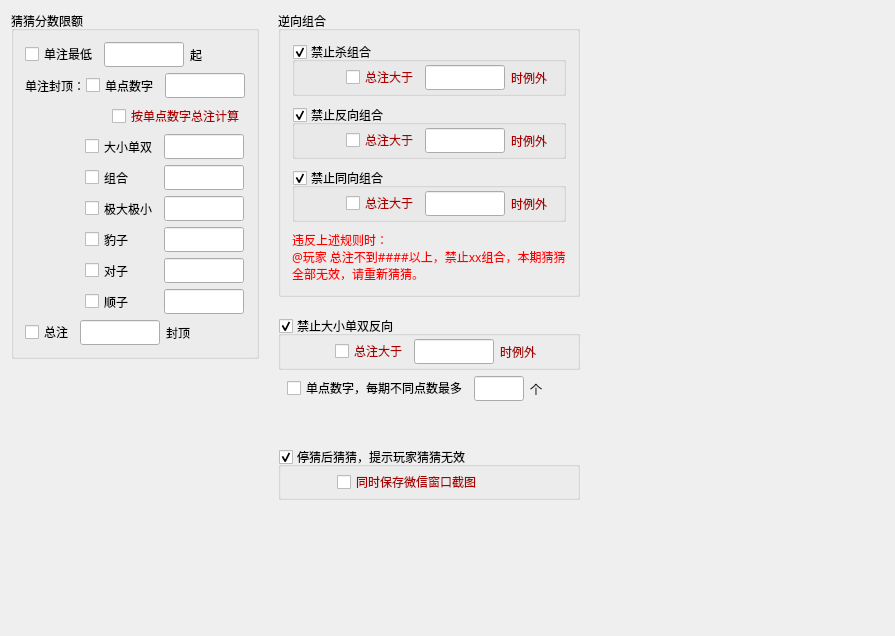
<?xml version="1.0" encoding="UTF-8"?>
<ui version="4.0">
 <class>GameRuleWidget</class>
 <widget class="QWidget" name="GameRuleWidget">
  <property name="geometry">
   <rect>
    <x>0</x>
    <y>0</y>
    <width>895</width>
    <height>636</height>
   </rect>
  </property>
  <property name="windowTitle">
   <string>游戏规则</string>
  </property>
  <layout class="QHBoxLayout" name="horizontalLayout_8">
   <item>
    <layout class="QVBoxLayout" name="verticalLayout_8">
     <item>
      <widget class="QGroupBox" name="groupBox">
       <property name="sizePolicy">
        <sizepolicy hsizetype="Fixed" vsizetype="Preferred">
         <horstretch>0</horstretch>
         <verstretch>0</verstretch>
        </sizepolicy>
       </property>
       <property name="maximumSize">
        <size>
         <width>300</width>
         <height>16777215</height>
        </size>
       </property>
       <property name="title">
        <string>猜猜分数限额</string>
       </property>
       <layout class="QVBoxLayout" name="verticalLayout_7">
        <item>
         <layout class="QHBoxLayout" name="horizontalLayout">
          <item>
           <widget class="QCheckBox" name="cbMinAllQuota">
            <property name="text">
             <string>单注最低</string>
            </property>
           </widget>
          </item>
          <item>
           <widget class="QLineEdit" name="ledtMinAllQuota">
            <property name="sizePolicy">
             <sizepolicy hsizetype="Fixed" vsizetype="Preferred">
              <horstretch>0</horstretch>
              <verstretch>0</verstretch>
             </sizepolicy>
            </property>
            <property name="maximumSize">
             <size>
              <width>80</width>
              <height>16777215</height>
             </size>
            </property>
            <property name="font">
             <font>
              <family>微软雅黑</family>
             </font>
            </property>
            <property name="styleSheet">
             <string notr="true">color: rgb(0, 0, 255);</string>
            </property>
            <property name="alignment">
             <set>Qt::AlignCenter</set>
            </property>
           </widget>
          </item>
          <item>
           <widget class="QLabel" name="label_2">
            <property name="text">
             <string>起</string>
            </property>
           </widget>
          </item>
          <item>
           <spacer name="horizontalSpacer_11">
            <property name="orientation">
             <enum>Qt::Horizontal</enum>
            </property>
            <property name="sizeHint" stdset="0">
             <size>
              <width>10</width>
              <height>20</height>
             </size>
            </property>
           </spacer>
          </item>
         </layout>
        </item>
        <item>
         <layout class="QVBoxLayout" name="verticalLayout_3">
          <item>
           <layout class="QHBoxLayout" name="horizontalLayout_2">
            <item>
             <widget class="QLabel" name="label_5">
              <property name="sizePolicy">
               <sizepolicy hsizetype="Fixed" vsizetype="Preferred">
                <horstretch>0</horstretch>
                <verstretch>0</verstretch>
               </sizepolicy>
              </property>
              <property name="maximumSize">
               <size>
                <width>55</width>
                <height>16777215</height>
               </size>
              </property>
              <property name="text">
               <string>单注封顶：</string>
              </property>
             </widget>
            </item>
            <item>
             <widget class="QCheckBox" name="cbMaxSDQuota">
              <property name="sizePolicy">
               <sizepolicy hsizetype="Fixed" vsizetype="Preferred">
                <horstretch>0</horstretch>
                <verstretch>0</verstretch>
               </sizepolicy>
              </property>
              <property name="text">
               <string>单点数字</string>
              </property>
             </widget>
            </item>
            <item>
             <widget class="QLineEdit" name="ledtMaxSDQuota">
              <property name="sizePolicy">
               <sizepolicy hsizetype="Fixed" vsizetype="Preferred">
                <horstretch>0</horstretch>
                <verstretch>0</verstretch>
               </sizepolicy>
              </property>
              <property name="maximumSize">
               <size>
                <width>80</width>
                <height>16777215</height>
               </size>
              </property>
              <property name="font">
               <font>
                <family>微软雅黑</family>
               </font>
              </property>
              <property name="styleSheet">
               <string notr="true">color: rgb(0, 0, 255);</string>
              </property>
              <property name="alignment">
               <set>Qt::AlignCenter</set>
              </property>
             </widget>
            </item>
            <item>
             <spacer name="horizontalSpacer_10">
              <property name="orientation">
               <enum>Qt::Horizontal</enum>
              </property>
              <property name="sizeHint" stdset="0">
               <size>
                <width>0</width>
                <height>20</height>
               </size>
              </property>
             </spacer>
            </item>
           </layout>
          </item>
          <item>
           <layout class="QHBoxLayout" name="horizontalLayout_3">
            <item>
             <spacer name="horizontalSpacer">
              <property name="orientation">
               <enum>Qt::Horizontal</enum>
              </property>
              <property name="sizeType">
               <enum>QSizePolicy::Expanding</enum>
              </property>
              <property name="sizeHint" stdset="0">
               <size>
                <width>20</width>
                <height>20</height>
               </size>
              </property>
             </spacer>
            </item>
            <item>
             <widget class="QCheckBox" name="cbUseSDGross">
              <property name="sizePolicy">
               <sizepolicy hsizetype="Fixed" vsizetype="Fixed">
                <horstretch>0</horstretch>
                <verstretch>0</verstretch>
               </sizepolicy>
              </property>
              <property name="styleSheet">
               <string notr="true">color: rgb(170, 0, 0);</string>
              </property>
              <property name="text">
               <string>按单点数字总注计算</string>
              </property>
             </widget>
            </item>
           </layout>
          </item>
         </layout>
        </item>
        <item>
         <layout class="QHBoxLayout" name="horizontalLayout_6">
          <item>
           <spacer name="horizontalSpacer_2">
            <property name="orientation">
             <enum>Qt::Horizontal</enum>
            </property>
            <property name="sizeType">
             <enum>QSizePolicy::Fixed</enum>
            </property>
            <property name="sizeHint" stdset="0">
             <size>
              <width>60</width>
              <height>20</height>
             </size>
            </property>
           </spacer>
          </item>
          <item>
           <layout class="QHBoxLayout" name="horizontalLayout_5">
            <item>
             <layout class="QVBoxLayout" name="verticalLayout_2">
              <property name="sizeConstraint">
               <enum>QLayout::SetNoConstraint</enum>
              </property>
              <item>
               <widget class="QCheckBox" name="cbMaxBSOEQuota">
                <property name="sizePolicy">
                 <sizepolicy hsizetype="Fixed" vsizetype="Preferred">
                  <horstretch>0</horstretch>
                  <verstretch>0</verstretch>
                 </sizepolicy>
                </property>
                <property name="text">
                 <string>大小单双</string>
                </property>
               </widget>
              </item>
              <item>
               <widget class="QCheckBox" name="cbMaxGrpQuota">
                <property name="sizePolicy">
                 <sizepolicy hsizetype="Fixed" vsizetype="Preferred">
                  <horstretch>0</horstretch>
                  <verstretch>0</verstretch>
                 </sizepolicy>
                </property>
                <property name="text">
                 <string>组合</string>
                </property>
               </widget>
              </item>
              <item>
               <widget class="QCheckBox" name="cbMaxMMQuota">
                <property name="sizePolicy">
                 <sizepolicy hsizetype="Fixed" vsizetype="Preferred">
                  <horstretch>0</horstretch>
                  <verstretch>0</verstretch>
                 </sizepolicy>
                </property>
                <property name="text">
                 <string>极大极小</string>
                </property>
               </widget>
              </item>
              <item>
               <widget class="QCheckBox" name="cbMax3SameQuota">
                <property name="sizePolicy">
                 <sizepolicy hsizetype="Fixed" vsizetype="Preferred">
                  <horstretch>0</horstretch>
                  <verstretch>0</verstretch>
                 </sizepolicy>
                </property>
                <property name="text">
                 <string>豹子</string>
                </property>
               </widget>
              </item>
              <item>
               <widget class="QCheckBox" name="cbMax2SameQuota">
                <property name="sizePolicy">
                 <sizepolicy hsizetype="Fixed" vsizetype="Preferred">
                  <horstretch>0</horstretch>
                  <verstretch>0</verstretch>
                 </sizepolicy>
                </property>
                <property name="text">
                 <string>对子</string>
                </property>
               </widget>
              </item>
              <item>
               <widget class="QCheckBox" name="cbMaxContQuota">
                <property name="sizePolicy">
                 <sizepolicy hsizetype="Fixed" vsizetype="Preferred">
                  <horstretch>0</horstretch>
                  <verstretch>0</verstretch>
                 </sizepolicy>
                </property>
                <property name="text">
                 <string>顺子</string>
                </property>
               </widget>
              </item>
             </layout>
            </item>
            <item>
             <layout class="QVBoxLayout" name="verticalLayout">
              <property name="sizeConstraint">
               <enum>QLayout::SetFixedSize</enum>
              </property>
              <item>
               <widget class="QLineEdit" name="ledtMaxBSOEQuota">
                <property name="sizePolicy">
                 <sizepolicy hsizetype="Fixed" vsizetype="Preferred">
                  <horstretch>0</horstretch>
                  <verstretch>0</verstretch>
                 </sizepolicy>
                </property>
                <property name="maximumSize">
                 <size>
                  <width>80</width>
                  <height>16777215</height>
                 </size>
                </property>
                <property name="font">
                 <font>
                  <family>微软雅黑</family>
                 </font>
                </property>
                <property name="styleSheet">
                 <string notr="true">color: rgb(0, 0, 255);</string>
                </property>
                <property name="alignment">
                 <set>Qt::AlignCenter</set>
                </property>
               </widget>
              </item>
              <item>
               <widget class="QLineEdit" name="ledtMaxGrpQuota">
                <property name="sizePolicy">
                 <sizepolicy hsizetype="Fixed" vsizetype="Preferred">
                  <horstretch>0</horstretch>
                  <verstretch>0</verstretch>
                 </sizepolicy>
                </property>
                <property name="maximumSize">
                 <size>
                  <width>80</width>
                  <height>16777215</height>
                 </size>
                </property>
                <property name="font">
                 <font>
                  <family>微软雅黑</family>
                 </font>
                </property>
                <property name="styleSheet">
                 <string notr="true">color: rgb(0, 0, 255);</string>
                </property>
                <property name="alignment">
                 <set>Qt::AlignCenter</set>
                </property>
               </widget>
              </item>
              <item>
               <widget class="QLineEdit" name="ledtMaxMMQuota">
                <property name="sizePolicy">
                 <sizepolicy hsizetype="Fixed" vsizetype="Preferred">
                  <horstretch>0</horstretch>
                  <verstretch>0</verstretch>
                 </sizepolicy>
                </property>
                <property name="maximumSize">
                 <size>
                  <width>80</width>
                  <height>16777215</height>
                 </size>
                </property>
                <property name="font">
                 <font>
                  <family>微软雅黑</family>
                 </font>
                </property>
                <property name="styleSheet">
                 <string notr="true">color: rgb(0, 0, 255);</string>
                </property>
                <property name="alignment">
                 <set>Qt::AlignCenter</set>
                </property>
               </widget>
              </item>
              <item>
               <widget class="QLineEdit" name="ledtMax3SameQuota">
                <property name="sizePolicy">
                 <sizepolicy hsizetype="Fixed" vsizetype="Preferred">
                  <horstretch>0</horstretch>
                  <verstretch>0</verstretch>
                 </sizepolicy>
                </property>
                <property name="maximumSize">
                 <size>
                  <width>80</width>
                  <height>16777215</height>
                 </size>
                </property>
                <property name="font">
                 <font>
                  <family>微软雅黑</family>
                 </font>
                </property>
                <property name="styleSheet">
                 <string notr="true">color: rgb(0, 0, 255);</string>
                </property>
                <property name="alignment">
                 <set>Qt::AlignCenter</set>
                </property>
               </widget>
              </item>
              <item>
               <widget class="QLineEdit" name="ledtMax2SameQuota">
                <property name="sizePolicy">
                 <sizepolicy hsizetype="Fixed" vsizetype="Preferred">
                  <horstretch>0</horstretch>
                  <verstretch>0</verstretch>
                 </sizepolicy>
                </property>
                <property name="maximumSize">
                 <size>
                  <width>80</width>
                  <height>16777215</height>
                 </size>
                </property>
                <property name="font">
                 <font>
                  <family>微软雅黑</family>
                 </font>
                </property>
                <property name="styleSheet">
                 <string notr="true">color: rgb(0, 0, 255);</string>
                </property>
                <property name="alignment">
                 <set>Qt::AlignCenter</set>
                </property>
               </widget>
              </item>
              <item>
               <widget class="QLineEdit" name="ledtMaxContQuota">
                <property name="sizePolicy">
                 <sizepolicy hsizetype="Fixed" vsizetype="Preferred">
                  <horstretch>0</horstretch>
                  <verstretch>0</verstretch>
                 </sizepolicy>
                </property>
                <property name="maximumSize">
                 <size>
                  <width>80</width>
                  <height>16777215</height>
                 </size>
                </property>
                <property name="font">
                 <font>
                  <family>微软雅黑</family>
                 </font>
                </property>
                <property name="styleSheet">
                 <string notr="true">color: rgb(0, 0, 255);</string>
                </property>
                <property name="alignment">
                 <set>Qt::AlignCenter</set>
                </property>
               </widget>
              </item>
             </layout>
            </item>
           </layout>
          </item>
         </layout>
        </item>
        <item>
         <layout class="QHBoxLayout" name="horizontalLayout_4">
          <item>
           <widget class="QCheckBox" name="cbMaxAllQuota">
            <property name="text">
             <string>总注</string>
            </property>
           </widget>
          </item>
          <item>
           <widget class="QLineEdit" name="ledtMaxAllQuota">
            <property name="sizePolicy">
             <sizepolicy hsizetype="Fixed" vsizetype="Preferred">
              <horstretch>0</horstretch>
              <verstretch>0</verstretch>
             </sizepolicy>
            </property>
            <property name="maximumSize">
             <size>
              <width>80</width>
              <height>16777215</height>
             </size>
            </property>
            <property name="font">
             <font>
              <family>微软雅黑</family>
             </font>
            </property>
            <property name="styleSheet">
             <string notr="true">color: rgb(0, 0, 255);</string>
            </property>
            <property name="alignment">
             <set>Qt::AlignCenter</set>
            </property>
           </widget>
          </item>
          <item>
           <widget class="QLabel" name="label">
            <property name="text">
             <string>封顶</string>
            </property>
           </widget>
          </item>
          <item>
           <spacer name="horizontalSpacer_9">
            <property name="orientation">
             <enum>Qt::Horizontal</enum>
            </property>
            <property name="sizeHint" stdset="0">
             <size>
              <width>20</width>
              <height>20</height>
             </size>
            </property>
           </spacer>
          </item>
         </layout>
        </item>
       </layout>
      </widget>
     </item>
     <item>
      <spacer name="verticalSpacer_2">
       <property name="orientation">
        <enum>Qt::Vertical</enum>
       </property>
       <property name="sizeHint" stdset="0">
        <size>
         <width>20</width>
         <height>40</height>
        </size>
       </property>
      </spacer>
     </item>
    </layout>
   </item>
   <item>
    <spacer name="horizontalSpacer_13">
     <property name="orientation">
      <enum>Qt::Horizontal</enum>
     </property>
     <property name="sizeType">
      <enum>QSizePolicy::Fixed</enum>
     </property>
     <property name="sizeHint" stdset="0">
      <size>
       <width>13</width>
       <height>20</height>
      </size>
     </property>
    </spacer>
   </item>
   <item>
    <layout class="QVBoxLayout" name="verticalLayout_5">
     <item>
      <widget class="QGroupBox" name="groupBox_2">
       <property name="title">
        <string>逆向组合</string>
       </property>
       <layout class="QVBoxLayout" name="verticalLayout_4">
        <property name="spacing">
         <number>9</number>
        </property>
        <item>
         <widget class="QGroupBox" name="gbKillGrpForbid">
          <property name="title">
           <string>禁止杀组合</string>
          </property>
          <property name="flat">
           <bool>false</bool>
          </property>
          <property name="checkable">
           <bool>true</bool>
          </property>
          <layout class="QHBoxLayout" name="horizontalLayout_12">
           <property name="topMargin">
            <number>3</number>
           </property>
           <property name="bottomMargin">
            <number>3</number>
           </property>
           <item>
            <spacer name="horizontalSpacer_5">
             <property name="orientation">
              <enum>Qt::Horizontal</enum>
             </property>
             <property name="sizeType">
              <enum>QSizePolicy::Fixed</enum>
             </property>
             <property name="sizeHint" stdset="0">
              <size>
               <width>40</width>
               <height>20</height>
              </size>
             </property>
            </spacer>
           </item>
           <item>
            <widget class="QCheckBox" name="cbKillGrpForbid">
             <property name="styleSheet">
              <string notr="true">color: rgb(170, 0, 0);</string>
             </property>
             <property name="text">
              <string>总注大于</string>
             </property>
            </widget>
           </item>
           <item>
            <widget class="QLineEdit" name="ledtKillGrpForbid">
             <property name="sizePolicy">
              <sizepolicy hsizetype="Fixed" vsizetype="Preferred">
               <horstretch>0</horstretch>
               <verstretch>0</verstretch>
              </sizepolicy>
             </property>
             <property name="maximumSize">
              <size>
               <width>80</width>
               <height>16777215</height>
              </size>
             </property>
             <property name="font">
              <font>
               <family>微软雅黑</family>
              </font>
             </property>
             <property name="styleSheet">
              <string notr="true">color: rgb(0, 0, 255);</string>
             </property>
             <property name="alignment">
              <set>Qt::AlignCenter</set>
             </property>
            </widget>
           </item>
           <item>
            <widget class="QLabel" name="label_6">
             <property name="styleSheet">
              <string notr="true">color: rgb(170, 0, 0);</string>
             </property>
             <property name="text">
              <string>时例外</string>
             </property>
            </widget>
           </item>
          </layout>
         </widget>
        </item>
        <item>
         <widget class="QGroupBox" name="gbReverseGrpForbid">
          <property name="title">
           <string>禁止反向组合</string>
          </property>
          <property name="checkable">
           <bool>true</bool>
          </property>
          <layout class="QHBoxLayout" name="horizontalLayout_13">
           <property name="topMargin">
            <number>3</number>
           </property>
           <property name="bottomMargin">
            <number>3</number>
           </property>
           <item>
            <spacer name="horizontalSpacer_6">
             <property name="orientation">
              <enum>Qt::Horizontal</enum>
             </property>
             <property name="sizeType">
              <enum>QSizePolicy::Fixed</enum>
             </property>
             <property name="sizeHint" stdset="0">
              <size>
               <width>40</width>
               <height>20</height>
              </size>
             </property>
            </spacer>
           </item>
           <item>
            <widget class="QCheckBox" name="cbReverseGrpForbid">
             <property name="styleSheet">
              <string notr="true">color: rgb(170, 0, 0);</string>
             </property>
             <property name="text">
              <string>总注大于</string>
             </property>
            </widget>
           </item>
           <item>
            <widget class="QLineEdit" name="ledtReverseGrpForbid">
             <property name="sizePolicy">
              <sizepolicy hsizetype="Fixed" vsizetype="Preferred">
               <horstretch>0</horstretch>
               <verstretch>0</verstretch>
              </sizepolicy>
             </property>
             <property name="maximumSize">
              <size>
               <width>80</width>
               <height>16777215</height>
              </size>
             </property>
             <property name="font">
              <font>
               <family>微软雅黑</family>
              </font>
             </property>
             <property name="styleSheet">
              <string notr="true">color: rgb(0, 0, 255);</string>
             </property>
             <property name="alignment">
              <set>Qt::AlignCenter</set>
             </property>
            </widget>
           </item>
           <item>
            <widget class="QLabel" name="label_7">
             <property name="styleSheet">
              <string notr="true">color: rgb(170, 0, 0);</string>
             </property>
             <property name="text">
              <string>时例外</string>
             </property>
            </widget>
           </item>
          </layout>
         </widget>
        </item>
        <item>
         <widget class="QGroupBox" name="gbSyntropyGrpForbid">
          <property name="title">
           <string>禁止同向组合</string>
          </property>
          <property name="checkable">
           <bool>true</bool>
          </property>
          <layout class="QHBoxLayout" name="horizontalLayout_14">
           <property name="topMargin">
            <number>3</number>
           </property>
           <property name="bottomMargin">
            <number>3</number>
           </property>
           <item>
            <spacer name="horizontalSpacer_7">
             <property name="orientation">
              <enum>Qt::Horizontal</enum>
             </property>
             <property name="sizeType">
              <enum>QSizePolicy::Fixed</enum>
             </property>
             <property name="sizeHint" stdset="0">
              <size>
               <width>40</width>
               <height>20</height>
              </size>
             </property>
            </spacer>
           </item>
           <item>
            <widget class="QCheckBox" name="cbSyntropyGrpForbid">
             <property name="styleSheet">
              <string notr="true">color: rgb(170, 0, 0);</string>
             </property>
             <property name="text">
              <string>总注大于</string>
             </property>
            </widget>
           </item>
           <item>
            <widget class="QLineEdit" name="ledtSyntropyGrpForbid">
             <property name="sizePolicy">
              <sizepolicy hsizetype="Fixed" vsizetype="Preferred">
               <horstretch>0</horstretch>
               <verstretch>0</verstretch>
              </sizepolicy>
             </property>
             <property name="maximumSize">
              <size>
               <width>80</width>
               <height>16777215</height>
              </size>
             </property>
             <property name="font">
              <font>
               <family>微软雅黑</family>
              </font>
             </property>
             <property name="styleSheet">
              <string notr="true">color: rgb(0, 0, 255);</string>
             </property>
             <property name="alignment">
              <set>Qt::AlignCenter</set>
             </property>
            </widget>
           </item>
           <item>
            <widget class="QLabel" name="label_8">
             <property name="styleSheet">
              <string notr="true">color: rgb(170, 0, 0);</string>
             </property>
             <property name="text">
              <string>时例外</string>
             </property>
            </widget>
           </item>
          </layout>
         </widget>
        </item>
        <item>
         <widget class="QLabel" name="label_3">
          <property name="font">
           <font>
            <family>微软雅黑</family>
            <weight>50</weight>
            <bold>false</bold>
           </font>
          </property>
          <property name="styleSheet">
           <string notr="true">color: rgb(255, 0, 0);</string>
          </property>
          <property name="text">
           <string>违反上述规则时：
@玩家 总注不到####以上，禁止xx组合，本期猜猜全部无效，请重新猜猜。</string>
          </property>
          <property name="wordWrap">
           <bool>true</bool>
          </property>
         </widget>
        </item>
       </layout>
      </widget>
     </item>
     <item>
      <spacer name="verticalSpacer">
       <property name="orientation">
        <enum>Qt::Vertical</enum>
       </property>
       <property name="sizeType">
        <enum>QSizePolicy::Fixed</enum>
       </property>
       <property name="sizeHint" stdset="0">
        <size>
         <width>20</width>
         <height>13</height>
        </size>
       </property>
      </spacer>
     </item>
     <item>
      <widget class="QGroupBox" name="gbBSOEGrpForbid">
       <property name="title">
        <string>禁止大小单双反向</string>
       </property>
       <property name="checkable">
        <bool>true</bool>
       </property>
       <layout class="QHBoxLayout" name="horizontalLayout_15">
        <property name="leftMargin">
         <number>9</number>
        </property>
        <property name="topMargin">
         <number>3</number>
        </property>
        <property name="bottomMargin">
         <number>3</number>
        </property>
        <item>
         <spacer name="horizontalSpacer_4">
          <property name="orientation">
           <enum>Qt::Horizontal</enum>
          </property>
          <property name="sizeType">
           <enum>QSizePolicy::Fixed</enum>
          </property>
          <property name="sizeHint" stdset="0">
           <size>
            <width>45</width>
            <height>20</height>
           </size>
          </property>
         </spacer>
        </item>
        <item>
         <widget class="QCheckBox" name="cbBSOEGrpForbid">
          <property name="styleSheet">
           <string notr="true">color: rgb(170, 0, 0);</string>
          </property>
          <property name="text">
           <string>总注大于</string>
          </property>
         </widget>
        </item>
        <item>
         <widget class="QLineEdit" name="ledtBSOEGrpForbid">
          <property name="sizePolicy">
           <sizepolicy hsizetype="Fixed" vsizetype="Preferred">
            <horstretch>0</horstretch>
            <verstretch>0</verstretch>
           </sizepolicy>
          </property>
          <property name="maximumSize">
           <size>
            <width>80</width>
            <height>16777215</height>
           </size>
          </property>
          <property name="font">
           <font>
            <family>微软雅黑</family>
           </font>
          </property>
          <property name="styleSheet">
           <string notr="true">color: rgb(0, 0, 255);</string>
          </property>
          <property name="alignment">
           <set>Qt::AlignCenter</set>
          </property>
         </widget>
        </item>
        <item>
         <widget class="QLabel" name="label_9">
          <property name="styleSheet">
           <string notr="true">color: rgb(170, 0, 0);</string>
          </property>
          <property name="text">
           <string>时例外</string>
          </property>
         </widget>
        </item>
       </layout>
      </widget>
     </item>
     <item>
      <layout class="QHBoxLayout" name="horizontalLayout_7">
       <item>
        <spacer name="horizontalSpacer_8">
         <property name="orientation">
          <enum>Qt::Horizontal</enum>
         </property>
         <property name="sizeType">
          <enum>QSizePolicy::Fixed</enum>
         </property>
         <property name="sizeHint" stdset="0">
          <size>
           <width>9</width>
           <height>20</height>
          </size>
         </property>
        </spacer>
       </item>
       <item>
        <widget class="QCheckBox" name="cbSDLimit">
         <property name="text">
          <string>单点数字，每期不同点数最多</string>
         </property>
        </widget>
       </item>
       <item>
        <widget class="QLineEdit" name="ledtMaxSDDiffNum">
         <property name="sizePolicy">
          <sizepolicy hsizetype="Fixed" vsizetype="Preferred">
           <horstretch>0</horstretch>
           <verstretch>0</verstretch>
          </sizepolicy>
         </property>
         <property name="maximumSize">
          <size>
           <width>50</width>
           <height>16777215</height>
          </size>
         </property>
         <property name="font">
          <font>
           <family>微软雅黑</family>
          </font>
         </property>
         <property name="styleSheet">
          <string notr="true">color: rgb(0, 0, 255);</string>
         </property>
         <property name="alignment">
          <set>Qt::AlignCenter</set>
         </property>
        </widget>
       </item>
       <item>
        <widget class="QLabel" name="label_4">
         <property name="text">
          <string>个</string>
         </property>
        </widget>
       </item>
      </layout>
     </item>
     <item>
      <spacer name="verticalSpacer_4">
       <property name="orientation">
        <enum>Qt::Vertical</enum>
       </property>
       <property name="sizeType">
        <enum>QSizePolicy::Fixed</enum>
       </property>
       <property name="sizeHint" stdset="0">
        <size>
         <width>20</width>
         <height>40</height>
        </size>
       </property>
      </spacer>
     </item>
     <item>
      <widget class="QGroupBox" name="gbHintInvalid">
       <property name="title">
        <string>停猜后猜猜，提示玩家猜猜无效</string>
       </property>
       <property name="checkable">
        <bool>true</bool>
       </property>
       <layout class="QHBoxLayout" name="horizontalLayout_17">
        <property name="topMargin">
         <number>3</number>
        </property>
        <property name="bottomMargin">
         <number>3</number>
        </property>
        <item>
         <spacer name="horizontalSpacer_3">
          <property name="orientation">
           <enum>Qt::Horizontal</enum>
          </property>
          <property name="sizeType">
           <enum>QSizePolicy::Fixed</enum>
          </property>
          <property name="sizeHint" stdset="0">
           <size>
            <width>45</width>
            <height>20</height>
           </size>
          </property>
         </spacer>
        </item>
        <item>
         <widget class="QCheckBox" name="cbSaveScreenshot">
          <property name="styleSheet">
           <string notr="true">color: rgb(170, 0, 0);</string>
          </property>
          <property name="text">
           <string>同时保存微信窗口截图</string>
          </property>
         </widget>
        </item>
       </layout>
      </widget>
     </item>
     <item>
      <spacer name="verticalSpacer_3">
       <property name="orientation">
        <enum>Qt::Vertical</enum>
       </property>
       <property name="sizeHint" stdset="0">
        <size>
         <width>20</width>
         <height>40</height>
        </size>
       </property>
      </spacer>
     </item>
    </layout>
   </item>
   <item>
    <spacer name="horizontalSpacer_12">
     <property name="orientation">
      <enum>Qt::Horizontal</enum>
     </property>
     <property name="sizeHint" stdset="0">
      <size>
       <width>288</width>
       <height>20</height>
      </size>
     </property>
    </spacer>
   </item>
  </layout>
 </widget>
 <layoutdefault spacing="6" margin="11"/>
 <resources/>
 <connections/>
</ui>
